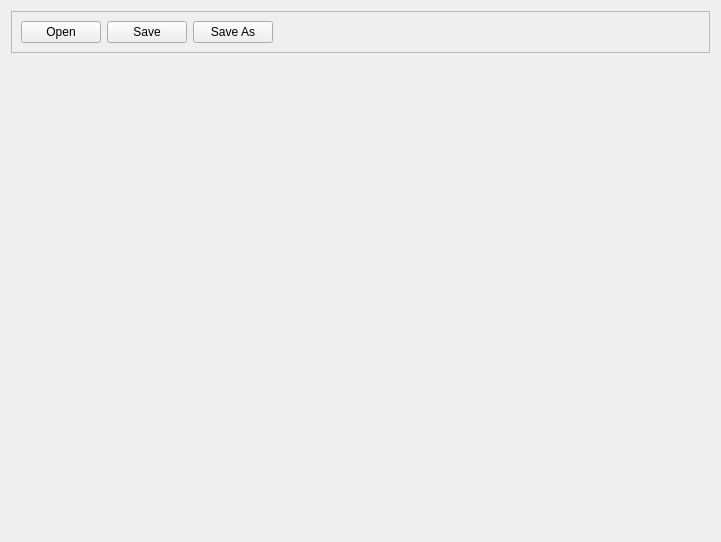
<?xml version="1.0" encoding="UTF-8"?>
<ui version="4.0">
 <class>Form</class>
 <widget class="QWidget" name="Form">
  <property name="geometry">
   <rect>
    <x>0</x>
    <y>0</y>
    <width>721</width>
    <height>542</height>
   </rect>
  </property>
  <property name="windowTitle">
   <string>Form</string>
  </property>
  <layout class="QVBoxLayout" name="verticalLayout">
   <item alignment="Qt::AlignTop">
    <widget class="QFrame" name="frame">
     <property name="frameShape">
      <enum>QFrame::StyledPanel</enum>
     </property>
     <property name="frameShadow">
      <enum>QFrame::Raised</enum>
     </property>
     <layout class="QHBoxLayout" name="horizontalLayout">
      <item>
       <widget class="QPushButton" name="button_open">
        <property name="text">
         <string>Open</string>
        </property>
       </widget>
      </item>
      <item>
       <widget class="QPushButton" name="button_save">
        <property name="text">
         <string>Save</string>
        </property>
       </widget>
      </item>
      <item>
       <widget class="QPushButton" name="button_save_as">
        <property name="text">
         <string>Save As</string>
        </property>
       </widget>
      </item>
      <item>
       <spacer name="horizontalSpacer">
        <property name="orientation">
         <enum>Qt::Horizontal</enum>
        </property>
        <property name="sizeHint" stdset="0">
         <size>
          <width>40</width>
          <height>20</height>
         </size>
        </property>
       </spacer>
      </item>
     </layout>
    </widget>
   </item>
  </layout>
 </widget>
 <resources/>
 <connections/>
</ui>
